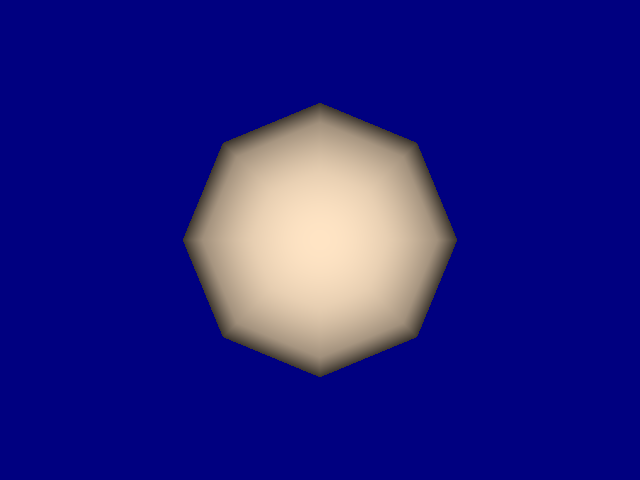

The script that drew this image:
#!/usr/bin/env python

# Demonstrate how to set the color of an actor using normalized RGB values.

# Factory overrides: importing these modules registers the OpenGL rendering
# and interaction style implementations for vtkRenderingCore factory classes.
import vtkmodules.vtkInteractionStyle  # noqa: F401
import vtkmodules.vtkRenderingOpenGL2  # noqa: F401

# VTK pipeline classes used in this example
from vtkmodules.vtkFiltersSources import vtkSphereSource
from vtkmodules.vtkRenderingCore import (
    vtkActor,
    vtkPolyDataMapper,
    vtkRenderWindow,
    vtkRenderWindowInteractor,
    vtkRenderer,
)

# Colors (normalized RGB)
bisque = (1.000, 0.894, 0.769)
navy = (0.000, 0.000, 0.502)

# Source: generate sphere polygon data
source = vtkSphereSource()
source.SetCenter(0.0, 0.0, 0.0)
source.SetRadius(5.0)

# Mapper: map polygon data to graphics primitives
mapper = vtkPolyDataMapper()
mapper.SetInputConnection(source.GetOutputPort())

# Actor: assign the mapped geometry and set its color
actor = vtkActor()
actor.SetMapper(mapper)
actor.GetProperty().SetColor(bisque)

# Renderer: assemble the scene and configure the camera
renderer = vtkRenderer()
renderer.AddActor(actor)
renderer.SetBackground(navy)

# Window: display the rendered scene
render_window = vtkRenderWindow()
render_window.AddRenderer(renderer)
render_window.SetWindowName("color an actor")
render_window.SetMultiSamples(0)
render_window.SetSize(640, 480)

# Interactor: handle mouse and keyboard events
render_window_interactor = vtkRenderWindowInteractor()
render_window_interactor.SetRenderWindow(render_window)

# Launch the interactive visualization
render_window_interactor.Initialize()
render_window_interactor.Start()
